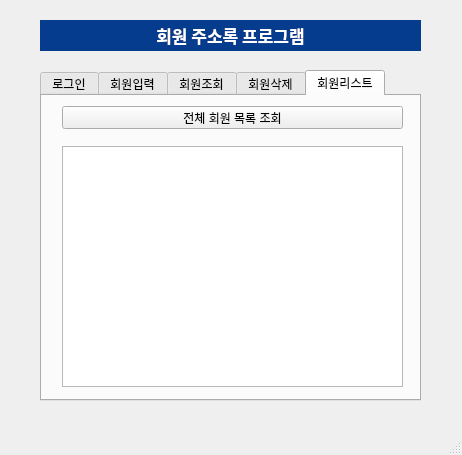
<?xml version="1.0" encoding="UTF-8"?>
<ui version="4.0">
 <class>MainWindow</class>
 <widget class="QMainWindow" name="MainWindow">
  <property name="geometry">
   <rect>
    <x>0</x>
    <y>0</y>
    <width>462</width>
    <height>455</height>
   </rect>
  </property>
  <property name="windowTitle">
   <string>MainWindow</string>
  </property>
  <widget class="QWidget" name="centralwidget">
   <widget class="QTabWidget" name="tabWidget">
    <property name="geometry">
     <rect>
      <x>40</x>
      <y>70</y>
      <width>381</width>
      <height>331</height>
     </rect>
    </property>
    <property name="currentIndex">
     <number>4</number>
    </property>
    <widget class="QWidget" name="tab1">
     <attribute name="title">
      <string>로그인</string>
     </attribute>
     <widget class="QLabel" name="label_2">
      <property name="geometry">
       <rect>
        <x>70</x>
        <y>80</y>
        <width>56</width>
        <height>12</height>
       </rect>
      </property>
      <property name="text">
       <string>아이디 :</string>
      </property>
     </widget>
     <widget class="QLineEdit" name="loginid_input">
      <property name="geometry">
       <rect>
        <x>120</x>
        <y>75</y>
        <width>211</width>
        <height>20</height>
       </rect>
      </property>
     </widget>
     <widget class="QLabel" name="label_3">
      <property name="geometry">
       <rect>
        <x>58</x>
        <y>114</y>
        <width>61</width>
        <height>16</height>
       </rect>
      </property>
      <property name="text">
       <string>비밀번호 :</string>
      </property>
     </widget>
     <widget class="QLineEdit" name="loginpw_input">
      <property name="geometry">
       <rect>
        <x>120</x>
        <y>110</y>
        <width>211</width>
        <height>20</height>
       </rect>
      </property>
      <property name="echoMode">
       <enum>QLineEdit::Password</enum>
      </property>
     </widget>
     <widget class="QPushButton" name="login_btn">
      <property name="geometry">
       <rect>
        <x>120</x>
        <y>160</y>
        <width>75</width>
        <height>23</height>
       </rect>
      </property>
      <property name="text">
       <string>로그인</string>
      </property>
     </widget>
     <widget class="QPushButton" name="loginreset_btn">
      <property name="geometry">
       <rect>
        <x>210</x>
        <y>160</y>
        <width>75</width>
        <height>23</height>
       </rect>
      </property>
      <property name="text">
       <string>초기화</string>
      </property>
     </widget>
    </widget>
    <widget class="QWidget" name="tab2">
     <attribute name="title">
      <string>회원입력</string>
     </attribute>
     <widget class="QLabel" name="label_4">
      <property name="geometry">
       <rect>
        <x>41</x>
        <y>40</y>
        <width>56</width>
        <height>12</height>
       </rect>
      </property>
      <property name="text">
       <string>아이디 :</string>
      </property>
     </widget>
     <widget class="QLineEdit" name="joinid_input">
      <property name="geometry">
       <rect>
        <x>91</x>
        <y>35</y>
        <width>181</width>
        <height>20</height>
       </rect>
      </property>
     </widget>
     <widget class="QPushButton" name="idcheck_btn">
      <property name="geometry">
       <rect>
        <x>272</x>
        <y>34</y>
        <width>75</width>
        <height>23</height>
       </rect>
      </property>
      <property name="text">
       <string>ID CHECK</string>
      </property>
     </widget>
     <widget class="QLineEdit" name="joinpw_input">
      <property name="geometry">
       <rect>
        <x>91</x>
        <y>64</y>
        <width>181</width>
        <height>20</height>
       </rect>
      </property>
      <property name="echoMode">
       <enum>QLineEdit::Password</enum>
      </property>
     </widget>
     <widget class="QLabel" name="label_5">
      <property name="geometry">
       <rect>
        <x>30</x>
        <y>69</y>
        <width>56</width>
        <height>12</height>
       </rect>
      </property>
      <property name="text">
       <string>비밀번호 :</string>
      </property>
     </widget>
     <widget class="QLabel" name="label_6">
      <property name="geometry">
       <rect>
        <x>54</x>
        <y>98</y>
        <width>56</width>
        <height>12</height>
       </rect>
      </property>
      <property name="text">
       <string>이름 :</string>
      </property>
     </widget>
     <widget class="QLineEdit" name="joinname_input">
      <property name="geometry">
       <rect>
        <x>93</x>
        <y>93</y>
        <width>181</width>
        <height>20</height>
       </rect>
      </property>
     </widget>
     <widget class="QLineEdit" name="joinemail_input">
      <property name="geometry">
       <rect>
        <x>94</x>
        <y>120</y>
        <width>251</width>
        <height>20</height>
       </rect>
      </property>
     </widget>
     <widget class="QLabel" name="label_7">
      <property name="geometry">
       <rect>
        <x>42</x>
        <y>125</y>
        <width>56</width>
        <height>12</height>
       </rect>
      </property>
      <property name="text">
       <string>이메일 :</string>
      </property>
     </widget>
     <widget class="QLineEdit" name="joinaddress_input">
      <property name="geometry">
       <rect>
        <x>94</x>
        <y>147</y>
        <width>251</width>
        <height>20</height>
       </rect>
      </property>
     </widget>
     <widget class="QLabel" name="label_8">
      <property name="geometry">
       <rect>
        <x>54</x>
        <y>152</y>
        <width>56</width>
        <height>12</height>
       </rect>
      </property>
      <property name="text">
       <string>주소 :</string>
      </property>
     </widget>
     <widget class="QLineEdit" name="joinphone_input">
      <property name="geometry">
       <rect>
        <x>94</x>
        <y>176</y>
        <width>181</width>
        <height>20</height>
       </rect>
      </property>
     </widget>
     <widget class="QLabel" name="label_9">
      <property name="geometry">
       <rect>
        <x>30</x>
        <y>181</y>
        <width>56</width>
        <height>12</height>
       </rect>
      </property>
      <property name="text">
       <string>전화번호 :</string>
      </property>
     </widget>
     <widget class="QPushButton" name="join_btn">
      <property name="geometry">
       <rect>
        <x>104</x>
        <y>230</y>
        <width>75</width>
        <height>23</height>
       </rect>
      </property>
      <property name="text">
       <string>회원가입</string>
      </property>
     </widget>
     <widget class="QPushButton" name="joinreset_btn">
      <property name="geometry">
       <rect>
        <x>190</x>
        <y>230</y>
        <width>75</width>
        <height>23</height>
       </rect>
      </property>
      <property name="text">
       <string>초기화</string>
      </property>
     </widget>
    </widget>
    <widget class="QWidget" name="tab3">
     <attribute name="title">
      <string>회원조회</string>
     </attribute>
     <widget class="QLineEdit" name="searchaddr_input">
      <property name="geometry">
       <rect>
        <x>94</x>
        <y>147</y>
        <width>251</width>
        <height>20</height>
       </rect>
      </property>
     </widget>
     <widget class="QLabel" name="label_18">
      <property name="geometry">
       <rect>
        <x>30</x>
        <y>181</y>
        <width>56</width>
        <height>12</height>
       </rect>
      </property>
      <property name="text">
       <string>전화번호 :</string>
      </property>
     </widget>
     <widget class="QLineEdit" name="searchname_input">
      <property name="geometry">
       <rect>
        <x>93</x>
        <y>93</y>
        <width>181</width>
        <height>20</height>
       </rect>
      </property>
     </widget>
     <widget class="QLabel" name="label_19">
      <property name="geometry">
       <rect>
        <x>54</x>
        <y>152</y>
        <width>56</width>
        <height>12</height>
       </rect>
      </property>
      <property name="text">
       <string>주소 :</string>
      </property>
     </widget>
     <widget class="QPushButton" name="searchreset_btn">
      <property name="geometry">
       <rect>
        <x>190</x>
        <y>230</y>
        <width>75</width>
        <height>23</height>
       </rect>
      </property>
      <property name="text">
       <string>초기화</string>
      </property>
     </widget>
     <widget class="QPushButton" name="modify_btn">
      <property name="geometry">
       <rect>
        <x>104</x>
        <y>230</y>
        <width>75</width>
        <height>23</height>
       </rect>
      </property>
      <property name="text">
       <string>정보수정</string>
      </property>
     </widget>
     <widget class="QLineEdit" name="searchphone_input">
      <property name="geometry">
       <rect>
        <x>94</x>
        <y>176</y>
        <width>181</width>
        <height>20</height>
       </rect>
      </property>
     </widget>
     <widget class="QLabel" name="label_20">
      <property name="geometry">
       <rect>
        <x>54</x>
        <y>98</y>
        <width>56</width>
        <height>12</height>
       </rect>
      </property>
      <property name="text">
       <string>이름 :</string>
      </property>
     </widget>
     <widget class="QLabel" name="label_21">
      <property name="geometry">
       <rect>
        <x>30</x>
        <y>69</y>
        <width>56</width>
        <height>12</height>
       </rect>
      </property>
      <property name="text">
       <string>비밀번호 :</string>
      </property>
     </widget>
     <widget class="QLabel" name="label_22">
      <property name="geometry">
       <rect>
        <x>42</x>
        <y>125</y>
        <width>56</width>
        <height>12</height>
       </rect>
      </property>
      <property name="text">
       <string>이메일 :</string>
      </property>
     </widget>
     <widget class="QLineEdit" name="searchemail_input">
      <property name="geometry">
       <rect>
        <x>94</x>
        <y>120</y>
        <width>251</width>
        <height>20</height>
       </rect>
      </property>
     </widget>
     <widget class="QLineEdit" name="searchpw_input">
      <property name="geometry">
       <rect>
        <x>91</x>
        <y>64</y>
        <width>181</width>
        <height>20</height>
       </rect>
      </property>
     </widget>
     <widget class="QPushButton" name="search_btn">
      <property name="geometry">
       <rect>
        <x>272</x>
        <y>34</y>
        <width>75</width>
        <height>23</height>
       </rect>
      </property>
      <property name="text">
       <string>회원조회</string>
      </property>
     </widget>
     <widget class="QLineEdit" name="searchid_input">
      <property name="geometry">
       <rect>
        <x>91</x>
        <y>35</y>
        <width>181</width>
        <height>20</height>
       </rect>
      </property>
     </widget>
     <widget class="QLabel" name="label_23">
      <property name="geometry">
       <rect>
        <x>41</x>
        <y>40</y>
        <width>56</width>
        <height>12</height>
       </rect>
      </property>
      <property name="text">
       <string>아이디 :</string>
      </property>
     </widget>
    </widget>
    <widget class="QWidget" name="tab4">
     <attribute name="title">
      <string>회원삭제</string>
     </attribute>
     <widget class="QLabel" name="label_24">
      <property name="geometry">
       <rect>
        <x>74</x>
        <y>90</y>
        <width>56</width>
        <height>12</height>
       </rect>
      </property>
      <property name="text">
       <string>아이디 :</string>
      </property>
     </widget>
     <widget class="QLineEdit" name="deleteid_input">
      <property name="geometry">
       <rect>
        <x>129</x>
        <y>85</y>
        <width>151</width>
        <height>20</height>
       </rect>
      </property>
     </widget>
     <widget class="QPushButton" name="delete_btn">
      <property name="geometry">
       <rect>
        <x>150</x>
        <y>170</y>
        <width>75</width>
        <height>23</height>
       </rect>
      </property>
      <property name="text">
       <string>회원탈퇴</string>
      </property>
     </widget>
     <widget class="QLabel" name="label_25">
      <property name="geometry">
       <rect>
        <x>63</x>
        <y>118</y>
        <width>56</width>
        <height>12</height>
       </rect>
      </property>
      <property name="text">
       <string>비밀번호 :</string>
      </property>
     </widget>
     <widget class="QLineEdit" name="deletepw_input">
      <property name="geometry">
       <rect>
        <x>130</x>
        <y>116</y>
        <width>151</width>
        <height>20</height>
       </rect>
      </property>
     </widget>
    </widget>
    <widget class="QWidget" name="tab">
     <attribute name="title">
      <string>회원리스트</string>
     </attribute>
     <widget class="QTableWidget" name="listTable">
      <property name="geometry">
       <rect>
        <x>20</x>
        <y>50</y>
        <width>341</width>
        <height>241</height>
       </rect>
      </property>
     </widget>
     <widget class="QPushButton" name="memberlist_btn">
      <property name="geometry">
       <rect>
        <x>20</x>
        <y>10</y>
        <width>341</width>
        <height>23</height>
       </rect>
      </property>
      <property name="text">
       <string>전체 회원 목록 조회</string>
      </property>
     </widget>
    </widget>
   </widget>
   <widget class="QLabel" name="label">
    <property name="geometry">
     <rect>
      <x>40</x>
      <y>20</y>
      <width>381</width>
      <height>31</height>
     </rect>
    </property>
    <property name="font">
     <font>
      <family>나눔고딕</family>
      <pointsize>13</pointsize>
      <weight>75</weight>
      <bold>true</bold>
     </font>
    </property>
    <property name="styleSheet">
     <string notr="true">background-color: rgb(6, 60, 141);
color: rgb(255, 255, 255);</string>
    </property>
    <property name="text">
     <string>회원 주소록 프로그램</string>
    </property>
    <property name="alignment">
     <set>Qt::AlignCenter</set>
    </property>
   </widget>
  </widget>
  <widget class="QMenuBar" name="menubar">
   <property name="geometry">
    <rect>
     <x>0</x>
     <y>0</y>
     <width>462</width>
     <height>21</height>
    </rect>
   </property>
  </widget>
  <widget class="QStatusBar" name="statusbar"/>
 </widget>
 <resources/>
 <connections/>
</ui>
